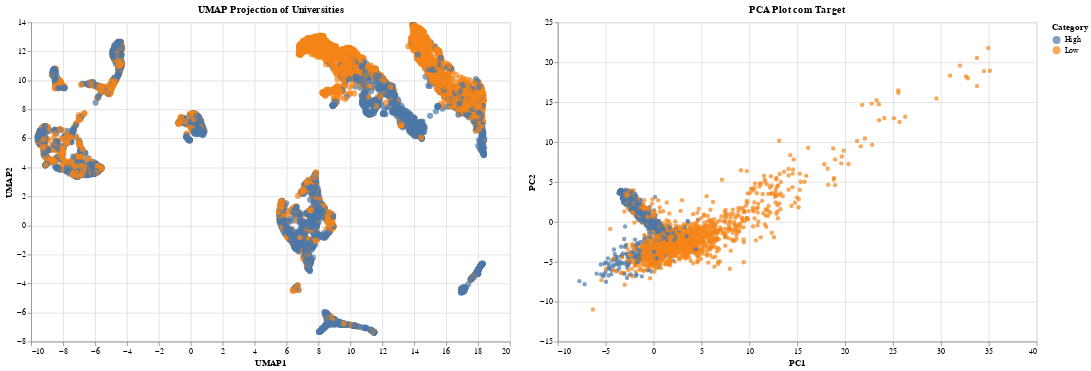

Notebook code cell kept with this figure:
### Code cell
# Plot using Altair
chart = alt.Chart(embedding_df).mark_circle(size=60).encode(
    x='UMAP1',
    y='UMAP2',
    tooltip=['UMAP1', 'UMAP2', 'Category'],
    color=alt.Color('Category:N')
).properties(
    width=600,
    height=400,
    title='UMAP Projection of Universities'
).interactive()

pca_chart = alt.Chart(pca_df).mark_circle().encode(
    x='PC1',
    y='PC2',
    color='Category:N',
    tooltip=['PC1', 'PC2', 'Category']
).properties(
    width=600,
    height=400,
    title='PCA Plot com Target'
).interactive()

chart | pca_chart

### Figure 1 — Vega-Lite specification as saved in the notebook (floating-point values rounded to 4 significant figures; data arrays with more than 128 entries replaced by an {"elided": "..."} marker saying what was removed)
{"config": {"view": {"continuousWidth": 300, "continuousHeight": 300}}, "hconcat": [{"data": {"name": "data-d8275706b730906d1d7784e5ff3f8fdf"}, "mark": {"type": "circle", "size": 60}, "encoding": {"color": {"field": "Category", "type": "nominal"}, "tooltip": [{"field": "UMAP1", "type": "quantitative"}, {"field": "UMAP2", "type": "quantitative"}, {"field": "Category", "type": "nominal"}], "x": {"field": "UMAP1", "type": "quantitative"}, "y": {"field": "UMAP2", "type": "quantitative"}}, "height": 400, "name": "view_10", "title": "UMAP Projection of Universities", "width": 600}, {"data": {"name": "data-f8e2ba04ddda4b8f7ea3a494c69b9d2d"}, "mark": {"type": "circle"}, "encoding": {"color": {"field": "Category", "type": "nominal"}, "tooltip": [{"field": "PC1", "type": "quantitative"}, {"field": "PC2", "type": "quantitative"}, {"field": "Category", "type": "nominal"}], "x": {"field": "PC1", "type": "quantitative"}, "y": {"field": "PC2", "type": "quantitative"}}, "height": 400, "name": "view_11", "title": "PCA Plot com Target", "width": 600}], "params": [{"name": "param_6", "select": {"type": "interval", "encodings": ["x", "y"]}, "bind": "scales", "views": ["view_10"]}, {"name": "param_7", "select": {"type": "interval", "encodings": ["x", "y"]}, "bind": "scales", "views": ["view_11"]}], "$schema": "https://vega.github.io/schema/vega-lite/v5.20.1.json", "datasets": {"data-d8275706b730906d1d7784e5ff3f8fdf": {"elided": "7063 records"}, "data-f8e2ba04ddda4b8f7ea3a494c69b9d2d": {"elided": "7063 records"}}}
